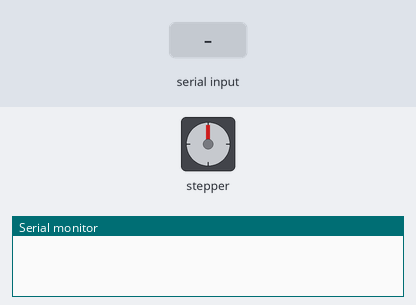
A sketch run on a simulated Arduino Uno, built with avr-gcc and run on an emulated ATmega328P. Parts: stepper motor, the last lines printed to the serial monitor. The test bench sets the inputs (shaded band). Stepper angles assume 200 steps per turn.

Above: at 1.2 s.
1.3 s: "$,45\n" received over Serial
At 1.76 s:
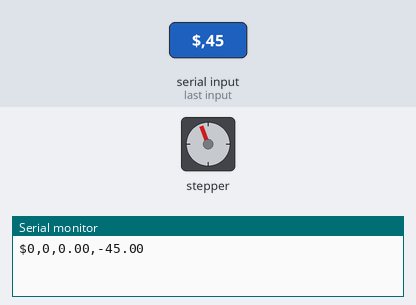
At 2.37 s:
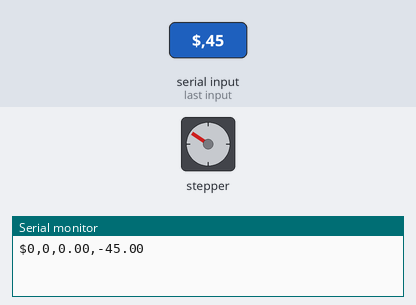
4.3 s: "$\n" received over Serial
At 4.49 s:
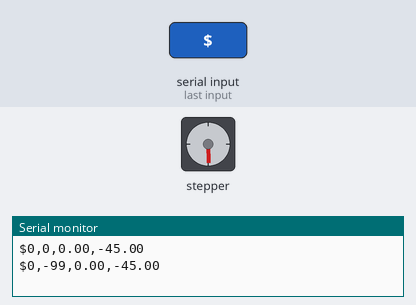
Timing chart, 0 to 13.3 s (numbered marks = the images above; inputs shaded):
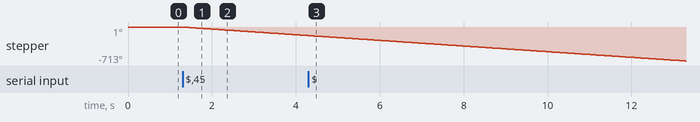

Measured:
- after the input at 1.3 s, stepper: keeps turning counter-clockwise at about 60°/s, starting at once

The sketch:

diff_drive_robot.ino
```cpp
#include <AccelStepper.h>

const int left_step_pin = 9;
const int left_dir_pin = 10;

const int right_step_pin = 7;
const int right_dir_pin = 8;

AccelStepper left_motor(AccelStepper::DRIVER, left_step_pin, left_dir_pin);
AccelStepper right_motor(AccelStepper::DRIVER, right_step_pin, right_dir_pin);

int comma_position;
String msg,left_motor_speed, right_motor_speed;

void setup()
{
  Serial.begin(57600);

  left_motor.setMaxSpeed(1000.0);
  right_motor.setMaxSpeed(1000.0);

  left_motor.setAcceleration(500.0);
  right_motor.setAcceleration(500.0);
}

void loop()
{
  if (Serial.available())
  {
    parseCommand();
    sendReply();
  }

  left_motor.runSpeed();
  right_motor.runSpeed();

  delay(10);
}

void parseCommand()
{
    msg = Serial.readStringUntil('\n');
    if (msg.startsWith("$"))
    {
      msg.trim();
      msg.remove(0, 1);

      int comma_position = msg.indexOf(',');
      if (comma_position != -1)
      {
        left_motor_speed = msg.substring(0, comma_position);
        right_motor_speed = msg.substring(comma_position + 1);

        left_motor.setSpeed(left_motor_speed.toInt());
        right_motor.setSpeed(-right_motor_speed.toInt());
      }
    }
}

void sendReply()
{
  Serial.print("$");
  Serial.print(left_motor.currentPosition());
  Serial.print(",");
  Serial.print(right_motor.currentPosition());
  Serial.print(",");
  Serial.print(left_motor.speed());
  Serial.print(",");
  Serial.println(right_motor.speed());
}
```
